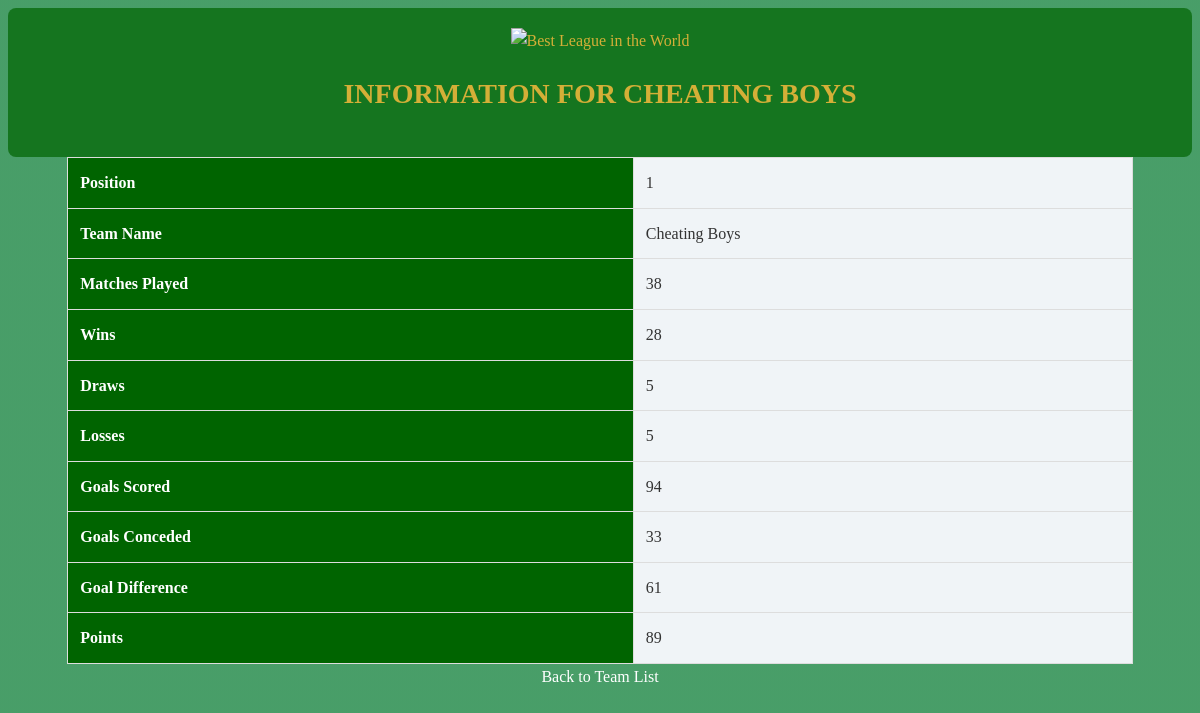
The app's page /team_detail.php?team=Cheating+Boys with its own data.
### tables this page shows
CREATE TABLE `premierleague23` (
  `TeamPosition` int(11) NOT NULL,
  `TeamName` varchar(30) NOT NULL,
  `TeamCaptain` varchar(30) DEFAULT NULL,
  `MatchesPlayed` int(11) NOT NULL,
  `Wins` int(11) NOT NULL,
  `Draws` int(11) NOT NULL,
  `Losses` int(11) NOT NULL,
  `GoalsScored` int(11) NOT NULL,
  `GoalsConceded` int(11) NOT NULL,
  `GoalsTally` int(11) NOT NULL,
  `PointsTally` int(11) NOT NULL,
  `LeagueStatus` varchar(60) DEFAULT NULL
);

### team_detail.php (the view, shortened to what this page needs)
<?php
$host = 'localhost';
$db = 'ravindrancorp';
$user = 'root';
$pass = '';
$charset = 'utf8mb4';
$dsn = "mysql:host=$host;dbname=$db;charset=$charset";
$options = [
    PDO::ATTR_ERRMODE => PDO::ERRMODE_EXCEPTION,
    PDO::ATTR_DEFAULT_FETCH_MODE => PDO::FETCH_ASSOC,
    PDO::ATTR_EMULATE_PREPARES => false,
];
try {
    $pdo = new PDO($dsn, $user, $pass, $options);
} catch (PDOException $e) {
    error_log($e->getMessage());
    die("An error occurred while connecting to the database.");
}
$teamName = htmlspecialchars($_GET['team']);
$stmt = $pdo->prepare("SELECT * FROM PremierLeague23 WHERE TeamName = :teamName");
$stmt->execute(['teamName' => $teamName]);
$teamDetails = $stmt->fetch();
?>
<!DOCTYPE html>
<html lang="en">
<head>
    <link rel="stylesheet" href="ravindran.css">
</head>
<body>
<div class="header">
    <img src="prem.png" alt="Best League in the World" class="image">
    <h1>Information for <?= $teamName ?></h1>
</div>
<table>
    <tr>
        <th>Position</th>
        <td><?= $teamDetails['TeamPosition'] ?></td>
    </tr>
    <tr>
        <th>Team Name</th>
        <td><?= $teamDetails['TeamName'] ?></td>
    </tr>
    <tr>
        <th>Matches Played</th>
        <td><?= $teamDetails['MatchesPlayed'] ?></td>
    </tr>
    <tr>
        <th>Wins</th>
        <td><?= $teamDetails['Wins'] ?></td>
    </tr>
    <tr>
        <th>Draws</th>
        <td><?= $teamDetails['Draws'] ?></td>
    </tr>
    <tr>
        <th>Losses</th>
        <td><?= $teamDetails['Losses'] ?></td>
    </tr>
    <tr>
        <th>Goals Scored</th>
        <td><?= $teamDetails['GoalsScored'] ?></td>
    </tr>
    <tr>
        <th>Goals Conceded</th>
        <td><?= $teamDetails['GoalsConceded'] ?></td>
    </tr>
    <tr>
        <th>Goal Difference</th>
        <td><?= $teamDetails['GoalsTally'] ?></td>
    </tr>
    <tr>
        <th>Points</th>
        <td><?= $teamDetails['PointsTally'] ?></td>
    </tr>
</table>
<a href="index.php" style="color: white; text-align: center; display: block;">Back to Team List</a>
</body>
</html>

### ravindran.css (style rules this page uses)
body { font-family: 'Arsenica Antiqua', serif; color: #f1f1f1; line-height: 1.6; background-color: #004d40; background-image: linear-gradient(rgba(144, 238, 144, 0.5), rgba(144, 238, 144, 0.5)), url('stadium-background.jpg'); background-size: cover; background-attachment: fixed; }
a { color: #d4af37; text-decoration: none; }
.header, .nav { text-align: center; padding: 20px 0; background-color: rgba(0, 100, 0, 0.7); border-radius: 8px; color: #d4af37; }
h1 { font-size: 28px; text-transform: uppercase; margin-bottom: 20px; }
table { width: 90%; margin: auto; border-collapse: collapse; }
th, td { padding: 12px; border: 1px solid #ddd; text-align: left; }
th { background-color: #006400; color: #ffffff; }
td { background-color: #f0f4f7; color: #333; }

### records on screen
premierleague23: TeamPosition "1", TeamName "Cheating Boys", MatchesPlayed "38", Wins "28", Draws "5", Losses "5", GoalsScored "94", GoalsConceded "33", GoalsTally "61", PointsTally "89"

### other values on screen
$teamName "CHEATING BOYS"
